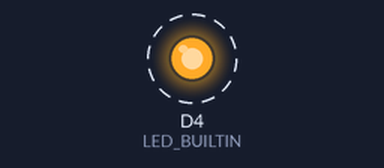
Recording of a program running on a simulated ESP8266 (NodeMCU). Parts: output pins drawn as LEDs (lit = HIGH, except the on-board LED, lit = LOW). Dashed ring = blinking. WiFi joins after 1.5 s; servers stay silent unless stated; the local clock reads 2024-03-15 10:24:30 at power-on unless the program sets it; not simulated (calls return 0 or success): secrets.h. At 16.7 s the program restarts the board; the recording ends there.

Above: at 1.72 s.
Timing chart, 0 to 4.7 s (numbered marks = the images above):
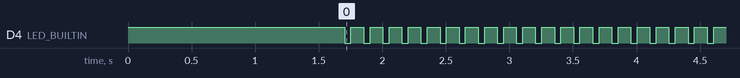

The program:

main.cpp
```cpp
#include <Arduino.h>
#include <ESP8266WiFi.h>
#include <ArduinoOTA.h>
#include <TimeLib.h>
#include <NTPClientLib.h>
#include <Wire.h>
#include <Adafruit_ADS1015.h>
#include <WiFiClient.h>
#include "secrets.h"

Adafruit_ADS1115 ads;

// Nicked this from somewhere, don't know don't ask
const double multiplier = 0.0625;
// This depends on the model of clamp being used
const double FACTOR = 30;

#define CURRENT_YEAR 2020

WiFiClient client;

void flashLed(unsigned char times) {
    for (unsigned char i = 0; i < times; i++) {
        digitalWrite(LED_BUILTIN, LOW);
        delay(50);
        digitalWrite(LED_BUILTIN, HIGH);
        delay(100);
    }
}

void setup() {
    pinMode(LED_BUILTIN, OUTPUT);
    digitalWrite(LED_BUILTIN, HIGH);

    Wire.begin(D4, D5); // Change if you wired things differently.
    WiFi.mode(WIFI_STA);
    WiFi.begin(SSID, PASSWORD); // Hint: secrets.h
    // Without WiFi being up, we are useless. Kill ourselves until it works.
    unsigned int i = 0;
    while (WiFi.waitForConnectResult() != WL_CONNECTED) {
        if (i >= 100) {
            ESP.restart();
        }
        flashLed(2);
        delay(200);
        i++;
    }

    ArduinoOTA.begin();
    NTP.begin("europe.pool.ntp.org", 1, true, 0);
    // Since the max voltage the ADC will see is 1.42, we can double it
    // To gain more precision. If you change this, maybe update hardcoded values?
    ads.setGain(GAIN_TWO);
    ads.begin();
    client.setNoDelay(true);
    client.setSync(true);
    // This is a local server running netcat -l -k -w 5 4200 | tee log
    client.connect("192.168.0.252", 4200);
}

// Defined later
double getCurrent();
unsigned int ntpFailed = 0;

// A full loop should happen once per second, plus a liiiiittle bit each time
// Might be more if we are trying to reconnect to the server, or if NTP needs
void loop() {
    ArduinoOTA.handle();

    // Either we have no time, or it's wrong. This need to be updated in a year.
    // Don't forget to update this!
    // We are not reporting power use without the proper time
    // But still need to call "end of loop" functions
    // (Also will be more obvious if there is a time problem, no output)
    if (year() != CURRENT_YEAR && year() != CURRENT_YEAR + 1) {
        if (ntpFailed >= 100) {
            ESP.restart();
        }
        ntpFailed++;
        flashLed(1);
        NTP.begin("europe.pool.ntp.org", 1, true, 0);
        return;
    }
    ntpFailed = 0;

    if (!client.connected()) {
        client.connect("192.168.0.252", 4200);
    }
    time_t t = now();
    double currentRMS = getCurrent();
    double power = 230 * currentRMS; // Calibrated for my house

    if (client.connected()) {
        // If you need a specific output format, this is where you set it up
        client.printf("%ld %f %f\n", t, currentRMS, power);
    // If despite the previous connect attempt, we are still not connected, well, fuck.
    } else {
        client.connect("192.168.0.252", 4200);
    }
}

// Got this from some website, not made by me
double getCurrent() {
    double voltage;
    double current;
    double sum = 0;
    long t = millis();
    int counter = 0;

    while (millis() - t < 1000) {
        voltage = ads.readADC_Differential_0_1() * multiplier;
        current = voltage * FACTOR;
        current /= 1000.0;

        sum += sq(current);
        counter++;
    }

    current = sqrt(sum / counter);
    return(current);
}
```

Measured:
- by itself, D4 (LED_BUILTIN): alternates HIGH for 0.10 s and LOW for 0.05 s
